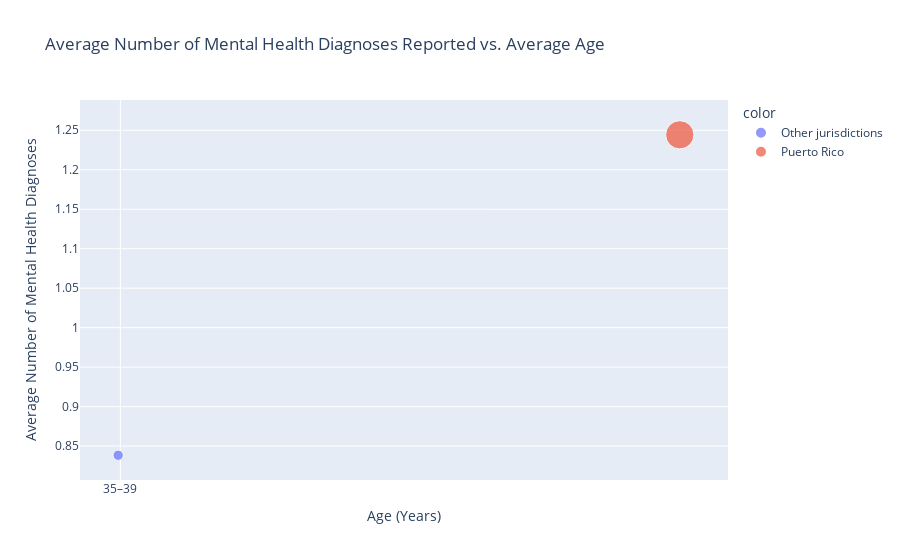

Source (notebook cell):
### Code cell
plot_states(df)

### Figure 1 — Plotly figure (JSON) as saved in the notebook; plotly's stock layout.template omitted (floating-point values rounded to 4 significant figures)
{"data": [{"hovertemplate": "<b>%{hovertext}</b><br><br>color=Other jurisdictions<br>Age (Years)=%{x}<br>Average Number of Mental Health Diagnoses=%{y}<br>size=%{marker.size}<extra></extra>", "hovertext": ["Other jurisdictions"], "legendgroup": "Other jurisdictions", "marker": {"color": "#636efa", "size": [526], "sizemode": "area", "sizeref": 9.867, "symbol": "circle"}, "mode": "markers", "name": "Other jurisdictions", "orientation": "v", "showlegend": true, "type": "scatter", "x": [7.998], "xaxis": "x", "y": [0.8384], "yaxis": "y"}, {"hovertemplate": "<b>%{hovertext}</b><br><br>color=Puerto Rico<br>Age (Years)=%{x}<br>Average Number of Mental Health Diagnoses=%{y}<br>size=%{marker.size}<extra></extra>", "hovertext": ["Puerto Rico"], "legendgroup": "Puerto Rico", "marker": {"color": "#EF553B", "size": [3947], "sizemode": "area", "sizeref": 9.867, "symbol": "circle"}, "mode": "markers", "name": "Puerto Rico", "orientation": "v", "showlegend": true, "type": "scatter", "x": [8.482], "xaxis": "x", "y": [1.244], "yaxis": "y"}], "layout": {"legend": {"itemsizing": "constant", "title": {"text": "color"}, "tracegroupgap": 0}, "title": {"text": "Average Number of Mental Health Diagnoses Reported vs. Average Age"}, "xaxis": {"anchor": "y", "domain": [0, 1], "tickmode": "array", "ticktext": ["21–24", "25–29", "30–34", "35–39", "40–44", "45–49"], "tickvals": [5, 6, 7, 8, 9, 10], "title": {"text": "Age (Years)"}}, "yaxis": {"anchor": "x", "domain": [0, 1], "title": {"text": "Average Number of Mental Health Diagnoses"}}}}
